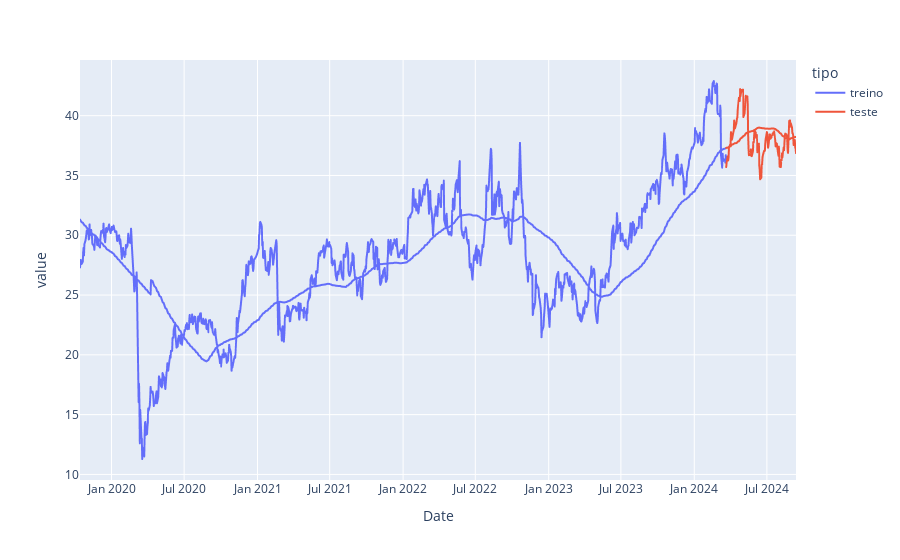

Notebook code for this chart:
### Markdown cell above
Separando dados de treino e teste

### Code cell
qtdDados = len(dados)
dados_treino = dados[:int(qtdDados * qtdTreino)]
dados_teste = dados[int(qtdDados * qtdTreino):]


# Plotando os dados de treino e teste no mesmo gráfico
dtr_plot = dados_treino.copy()
dte_plot = dados_teste.copy()
dtr_plot['tipo'] = 'treino'
dte_plot['tipo'] = 'teste'

dados_concat = pd.concat([dtr_plot, dte_plot])
fig = px.line(dados_concat, y=['Close', 'tomorrow'], color='tipo')
fig.show()
